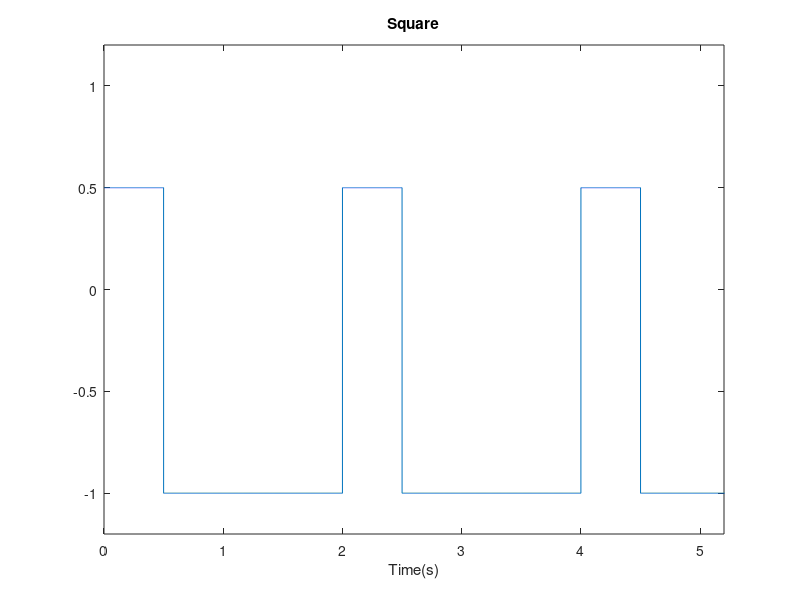

The MATLAB script that drew this image:
function t1()
fs=5000;
t=0:1/fs:100;
x=square(pi*t,25); %acesta este semnalul dreptunghiular

%perioada=2s, iar factorul de umplere=0,25
for i=1:1:length(x)
if x(i)>0
x(i)=x(i)/2;
end
end
plot(t,x)
axis([0 5.2 -1.2 1.2])
xlabel('Time(s)')
title('Square')
end